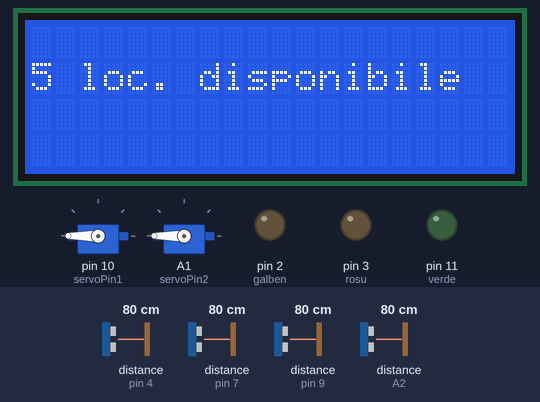
The sketch below on a simulated Arduino Uno, built with avr-gcc and run on an emulated ATmega328P. Shown: 20×4 character LCD, 2 × servo, output pins drawn as LEDs (lit = HIGH). Wiring (inferred from the names in the program): 4 × ultrasonic range finder: trigger pin 5, echo pin 4 / trigger pin 6, echo pin 7 / trigger pin 8, echo pin 9 / trigger A3, echo A2. The inputs (shaded band) are chosen by the test bench; at power-on: distance to the obstacle (sensors on pin 9, pin 4, pin 7, A2) 80 cm. The echo pulse lasts 58.3 µs per cm; pins used as bus, display or sensor lines are not drawn.

Above: at 1.2 s.
1.3 s: distance to the obstacle (sensor on pin 9) set to 9 cm
At 2.5 s:
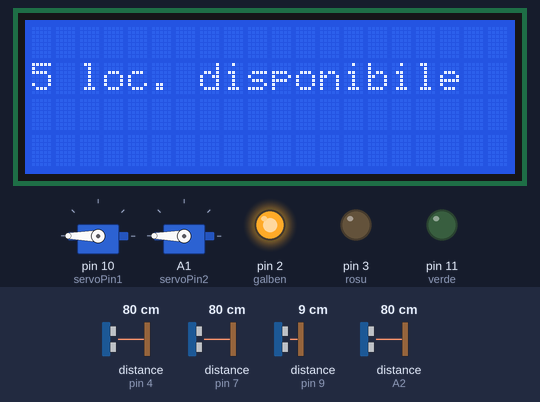
At 3.8 s:
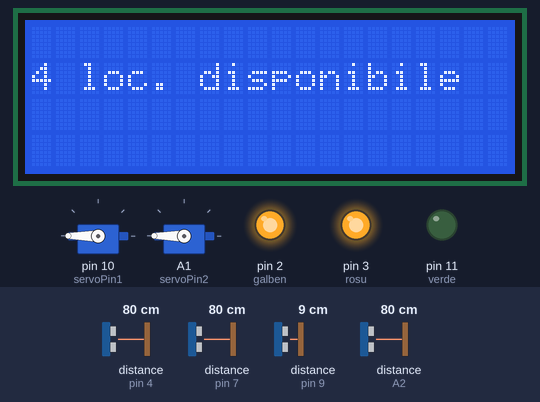
4.3 s: distance to the obstacle (sensor on pin 9) set to 60 cm
At 5.2 s:
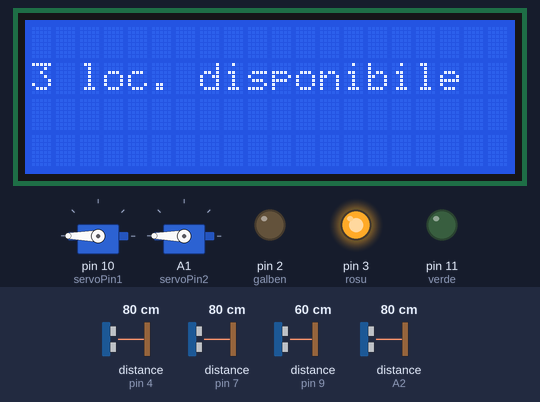
7.3 s: distance to the obstacle (sensor on pin 4) set to 2 cm
10.3 s: distance to the obstacle (sensor on pin 7) set to 4 cm
13.3 s: distance to the obstacle (sensor on A2) set to 18 cm
16.3 s: distance to the obstacle (sensor on pin 4) set to 35 cm
Timing chart, 0 to 19.3 s (numbered marks = the images above; inputs shaded):
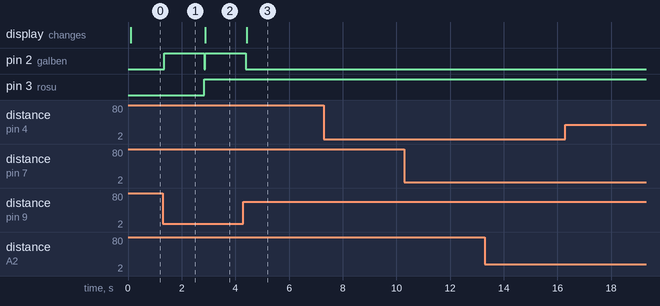

Measured:
- after the input at 1.3 s, pin 2 (galben): LOW → HIGH at once, → LOW 1.5 s later, → HIGH 0.04 s later; pin 3 (rosu): LOW → HIGH after 1.5 s
- after the input at 4.3 s, pin 2 (galben): goes on until 4.4 s, then stays LOW
- after the input at 7.3 s, every drawn part: stays the same
- after the input at 10.3 s, every drawn part: stays the same
- after the input at 13.3 s, every drawn part: stays the same
- after the input at 16.3 s, every drawn part: stays the same

The sketch:

bariera.ino
```cpp
#include <Servo.h>
#include <Wire.h>
#include <LiquidCrystal_I2C.h>

#define servoPin1 10
#define servoPin2 A1
#define trigPin1 6
#define echoPin1 7

#define trigPin2 8
#define echoPin2 9

#define trigPin3 A3
#define echoPin3 A2

#define trigPin4 5
#define echoPin4 4

#define rosu 3
#define galben 2
#define verde 11

long duration, distance, intrare1, intrare2,iesire1,iesire2;
LiquidCrystal_I2C lcd_1(0x27, 20, 4);

Servo servo1, servo2;

char incomingByte = '0';
char sentByte = '0';

int nr_locuri = 5;

bool checkValue(long value){

  if(value >= 0.0 && value <= 500.0){
    return true;
  }
  return false;
}

long getSensorDistance(int trigPin, int echoPin){

  digitalWrite(trigPin, LOW);
  delayMicroseconds(2);
  digitalWrite(trigPin, HIGH);
  delayMicroseconds(10);
  digitalWrite(trigPin, LOW);
  duration = pulseIn(echoPin, HIGH);
  distance = (duration/2)/29.1;

  return distance;
}

void setup() {
  // put your setup code here, to run once:
  Serial.begin(9600);
  pinMode(trigPin1, OUTPUT);
  pinMode(echoPin1, INPUT);

  pinMode(trigPin2, OUTPUT);
  pinMode(echoPin2, INPUT);

  pinMode(trigPin3, OUTPUT);
  pinMode(echoPin3, INPUT);

  pinMode(trigPin4, OUTPUT);
  pinMode(echoPin4, INPUT);

  pinMode(rosu, OUTPUT);
  pinMode(galben, OUTPUT);
  pinMode(verde, OUTPUT);


  //LCD
  lcd_1.init();
  lcd_1.clear();
  lcd_1.backlight();
  //lcd_1.begin(20, 4);//numarul de coloane si linii

  //servomotor
  // Serial.begin(9600);
  servo1.attach(servoPin1);
  servo1.write(180);

  servo2.attach(servoPin2);
  servo2.write(180);
}

void loop() {

  // put your main code here, to run repeatedly:
  intrare1 = getSensorDistance(trigPin1, echoPin1);
  intrare2 = getSensorDistance(trigPin2, echoPin2);
  iesire1 = getSensorDistance(trigPin3, echoPin3);
  iesire2 = getSensorDistance(trigPin4, echoPin4);

  // print_text(intrare1, intrare2, iesire1, iesire2);
  print_locuri_libere(nr_locuri);

  //Serial.println("We got here!");

 if(checkValue(intrare1)){
    bariera_intrare(intrare1, intrare2);
  }

  if(checkValue(iesire1)){
    bariera_iesire(iesire1, iesire2);
  }
    //bariera_intrare(intrare1, intrare2);
    //bariera_iesire(iesire1, iesire2);

}

void bariera_intrare(long intrare1, long intrare2){

  if( nr_locuri > 0 ){
    if(intrare1 > 3.0 && intrare1 <= 12.0){

      sentByte = '1';
      Serial.write(sentByte);
      // while(!Serial.available());
      while( Serial.available()== 0 );
      incomingByte = Serial.read();
      lcd_1.setCursor(0, 2);
      lcd_1.print(incomingByte);
      sentByte = '0';
      Serial.write(sentByte);

      if(incomingByte == '1'){
        digitalWrite(rosu,LOW);
        // Serial.println("Bariera ridicata pentru intare!");
        digitalWrite(galben,HIGH);
        servo1.write(90);
        incomingByte = '0';
        delay(1000);
        digitalWrite(galben,LOW);
        digitalWrite(verde,HIGH);
        // while(intrare1 > 0.0 && intrare1 <= 12.0){
        //   intrare1 = getSensorDistance(trigPin1, echoPin1);
        // }
        delay(1000);
      }
    }

    if( intrare2 > 3.0 && intrare2 <= 12.0){
      // Serial.write('0');
      digitalWrite(verde,LOW);
      // Serial.println("Bariera coborata dupa intrare!");
      servo1.write(180);
      nr_locuri--;
      digitalWrite(galben,HIGH);
      delay(1500);
      digitalWrite(galben,LOW);
      digitalWrite(rosu,HIGH);
    }
    // else{
    //   delay(1000);
    //   servo1.write(180);
    // }

  }
  else{
    servo1.write(180);
  }
}


void bariera_iesire(long iesire1, long iesire2){

  if(nr_locuri < 10){
    if(iesire1 > 3.0 && iesire1 <= 12.0){
      // Serial.println("Bariera ridicata pentru iesire!");
      servo2.write(90);
      delay(1200);
    }

    if( iesire2 > 3.0 && iesire2 <= 12.0){
      // Serial.println("Bariera coborata dupa iesire!");
      servo2.write(180);
      nr_locuri++;
      delay(1200);
    }
  }

}

void print_locuri_libere(int nr_locuri){

  lcd_1.clear();
  if (nr_locuri > 0){
    lcd_1.setCursor(0, 1);
    lcd_1.print(nr_locuri);
    lcd_1.print(" loc. disponibile");
  }
  else{
    lcd_1.setCursor(0, 1);
    lcd_1.print("Parcare plina!");
    delay(500);
    digitalWrite(verde, LOW);
    digitalWrite(galben, LOW);
    digitalWrite(rosu, HIGH);
  }
}


void print_text(long firstSensor, long secondSensor, long threeSensor,long fourSensor){
  Serial.println();
  Serial.print("L1:");
  Serial.print(firstSensor);
  Serial.print(" cm");
  Serial.print(" R1:");
  Serial.print(secondSensor);
  Serial.print(" cm");
  Serial.print(" L2:");
  Serial.print(threeSensor);
  Serial.print(" cm");
  Serial.print(" R2:");
  Serial.print(fourSensor);
  Serial.println(" cm");

}
```
